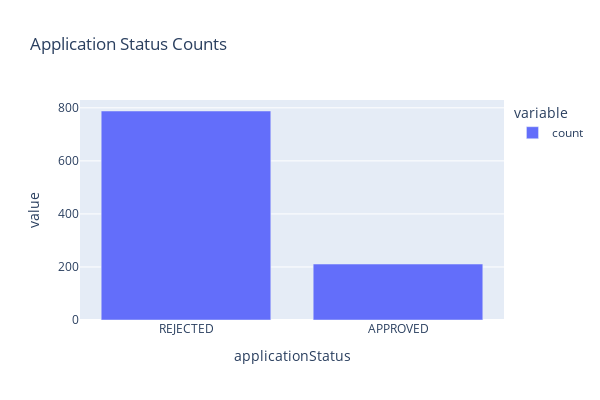

Notebook cell for this chart:
### Markdown cell above
### Exploratory Data Analysis

### Code cell
# Target variable analysis, to determine if it is balanced
target_counts = data_p2['applicationStatus'].value_counts()
target_bar = px.bar(target_counts,  width=600, height=400, title='Application Status Counts')
target_bar.show()

# The target variable is imbalanced, however it should not be too great of an issue as the imbalance is not servere. Approximately 20% of the target is APPROVED. 
# This will be managed by performing stratified splitting during the model training to provide a more accurate estimation of model performance.

### Figure 1 — Plotly figure (JSON) as saved in the notebook; plotly's stock layout.template omitted (floating-point values rounded to 4 significant figures)
{"data": [{"alignmentgroup": "True", "hovertemplate": "variable=count<br>applicationStatus=%{x}<br>value=%{y}<extra></extra>", "legendgroup": "count", "marker": {"color": "#636efa", "pattern": {"shape": ""}}, "name": "count", "offsetgroup": "count", "orientation": "v", "showlegend": true, "textposition": "auto", "type": "bar", "x": ["REJECTED", "APPROVED"], "xaxis": "x", "y": [788, 211], "yaxis": "y"}], "layout": {"barmode": "relative", "height": 400, "legend": {"title": {"text": "variable"}, "tracegroupgap": 0}, "title": {"text": "Application Status Counts"}, "width": 600, "xaxis": {"anchor": "y", "domain": [0, 1], "title": {"text": "applicationStatus"}}, "yaxis": {"anchor": "x", "domain": [0, 1], "title": {"text": "value"}}}}
